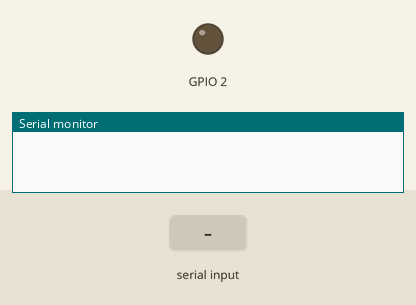
A program run on a simulated ESP32. Parts: output pins drawn as LEDs (lit = HIGH), the last lines printed to the serial monitor. The inputs (shaded band) are chosen by the test bench.

Above: at 1.2 s.
1.3 s: "b90\n" received over Serial
At 3.2 s:
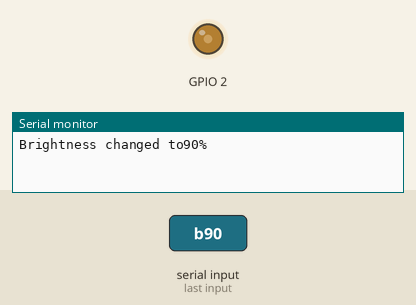
3.8 s: "f90\n" received over Serial
Timing chart, 0 to 6.8 s (numbered marks = the images above; inputs shaded):
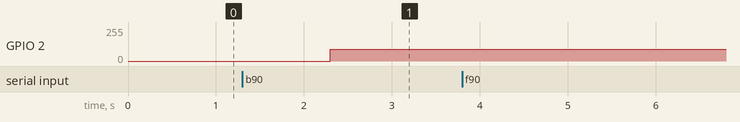

The program:

main.cpp
```cpp
#include <Arduino.h>
#include "ledcontrol.h"

LEDControl led(0, 2, 5000, 8);

void setup() {
  // put your setup code here, to run once:
  led.setup();
  Serial.begin(9600);
}

void loop() {
  // put your main code here, to run repeatedly:
  led.loop();
}
```

ledcontrol.cpp
```cpp
#include "ledcontrol.h"
#include <Arduino.h>
LEDControl::LEDControl(int ledChannel,int ledPin,int frequency, int resolution){
    ledChannel_ = ledChannel;
    ledPin_ = ledPin;
    ledFrequency_ = frequency;
    ledResolution_ = resolution;
}

void LEDControl::setup(){
    ledcSetup(ledChannel_, ledFrequency_, ledResolution_);
    ledcAttachPin(ledPin_, ledChannel_);
}

void LEDControl::setBrightness(int brightness){

    ledcWrite(ledChannel_, brightness);
}

void LEDControl::setFrequency(int frequency){
    ledcSetup(ledChannel_, frequency, ledResolution_);
    ledFrequency_ = frequency;
}

void LEDControl::loop(){
    if(Serial.available()>0){
        String command = Serial.readString();
        if(command.startsWith("b")){
            int brightness = command.substring(1).toInt();
            setBrightness(brightness);
            Serial.println("Brightness changed to" + String(brightness) + "%");
        }
        else if(command.startsWith("f")){
            int frequency = command.substring(1).toInt();
            setFrequency(frequency);
            Serial.println("Frequency changed to" + String(frequency) + "Hz");
        }
    }
}
```

ledcontrol.h
```cpp
class LEDControl{
public:
    LEDControl(int ledChannel, int ledPin, int frequency, int resolution);
    void setBrightness(int brightness);
    void setFrequency(int frequency);
    void setup();
    void loop();
private:
    int ledChannel_;
    int ledPin_;
    int ledFrequency_;
    int ledResolution_;
};
```

Measured:
- after the input at 1.3 s, GPIO 2: 0/255 → 90/255 after 1.0 s
